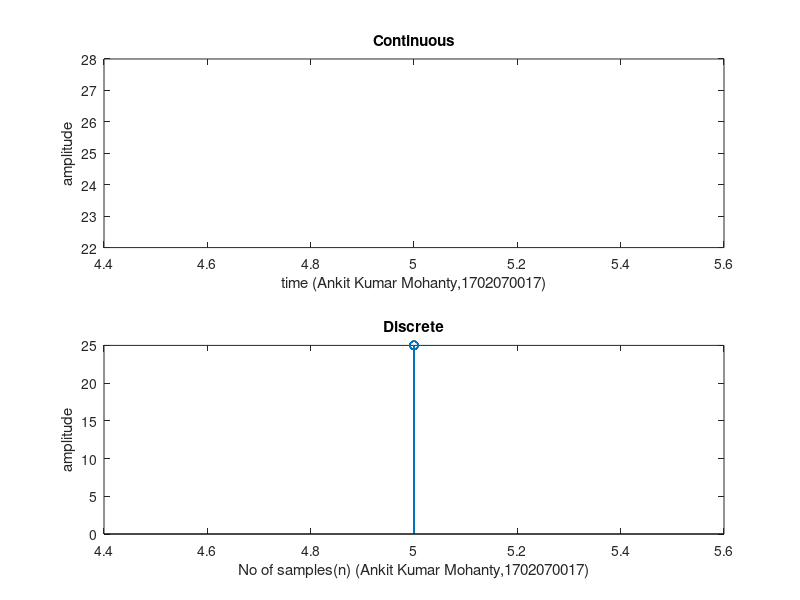

Recreate this plot in MATLAB.
clc
close all
clear all
n1=input('enter lower limit:');
n2=input('enter upper limit:');
t=linspace(n1,n2,30);
y=t.*t;
subplot(2,1,1);
plot(t,y);
xlabel('time (Ankit Kumar Mohanty,1702070017)');
ylabel('amplitude');
title('Continuous');
subplot(2,1,2);
stem(t,y);
xlabel('No of samples(n) (Ankit Kumar Mohanty,1702070017)');
ylabel('amplitude');
title('Discrete');